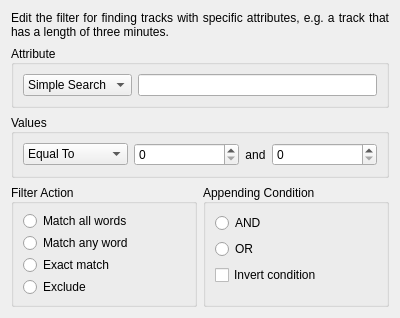
<?xml version="1.0" encoding="UTF-8"?>
<ui version="4.0">
 <class>EditFilterDialog</class>
 <widget class="QWidget" name="EditFilterDialog">
  <property name="geometry">
   <rect>
    <x>0</x>
    <y>0</y>
    <width>400</width>
    <height>318</height>
   </rect>
  </property>
  <property name="sizePolicy">
   <sizepolicy hsizetype="Preferred" vsizetype="Preferred">
    <horstretch>0</horstretch>
    <verstretch>0</verstretch>
   </sizepolicy>
  </property>
  <property name="minimumSize">
   <size>
    <width>400</width>
    <height>300</height>
   </size>
  </property>
  <property name="baseSize">
   <size>
    <width>625</width>
    <height>500</height>
   </size>
  </property>
  <layout class="QVBoxLayout" name="verticalLayout">
   <item>
    <layout class="QGridLayout" name="topGridLayout" rowstretch="0,0,0,0,0">
     <item row="0" column="0" colspan="2">
      <widget class="QLabel" name="description">
       <property name="sizePolicy">
        <sizepolicy hsizetype="MinimumExpanding" vsizetype="Preferred">
         <horstretch>0</horstretch>
         <verstretch>0</verstretch>
        </sizepolicy>
       </property>
       <property name="autoFillBackground">
        <bool>false</bool>
       </property>
       <property name="frameShape">
        <enum>QFrame::NoFrame</enum>
       </property>
       <property name="frameShadow">
        <enum>QFrame::Plain</enum>
       </property>
       <property name="text">
        <string>Edit the filter for finding tracks with specific attributes, e.g. a track that has a length of three minutes.</string>
       </property>
       <property name="textFormat">
        <enum>Qt::AutoText</enum>
       </property>
       <property name="scaledContents">
        <bool>false</bool>
       </property>
       <property name="alignment">
        <set>Qt::AlignJustify|Qt::AlignVCenter</set>
       </property>
       <property name="wordWrap">
        <bool>true</bool>
       </property>
       <property name="margin">
        <number>1</number>
       </property>
       <property name="indent">
        <number>-1</number>
       </property>
      </widget>
     </item>
     <item row="1" column="0" rowspan="2" colspan="2">
      <widget class="QGroupBox" name="attributeGroupBox">
       <property name="sizePolicy">
        <sizepolicy hsizetype="MinimumExpanding" vsizetype="MinimumExpanding">
         <horstretch>0</horstretch>
         <verstretch>0</verstretch>
        </sizepolicy>
       </property>
       <property name="title">
        <string>Attribute</string>
       </property>
       <property name="alignment">
        <set>Qt::AlignJustify|Qt::AlignVCenter</set>
       </property>
       <layout class="QVBoxLayout" name="verticalLayout_3">
        <item>
         <layout class="QHBoxLayout" name="attributeLayout">
          <property name="sizeConstraint">
           <enum>QLayout::SetNoConstraint</enum>
          </property>
          <item>
           <widget class="KComboBox" name="keywordCombo">
            <property name="toolTip">
             <string>Select an attribute for the filter</string>
            </property>
            <item>
             <property name="text">
              <string>Simple Search</string>
             </property>
            </item>
            <item>
             <property name="text">
              <string>Album</string>
             </property>
            </item>
            <item>
             <property name="text">
              <string>Artist</string>
             </property>
            </item>
            <item>
             <property name="text">
              <string>Bit Rate</string>
             </property>
            </item>
            <item>
             <property name="text">
              <string>BPM</string>
             </property>
            </item>
            <item>
             <property name="text">
              <string>Comment</string>
             </property>
            </item>
            <item>
             <property name="text">
              <string>Composer</string>
             </property>
            </item>
            <item>
             <property name="text">
              <string>Disc Number</string>
             </property>
            </item>
            <item>
             <property name="text">
              <string>Format</string>
             </property>
            </item>
            <item>
             <property name="text">
              <string>Genre</string>
             </property>
            </item>
            <item>
             <property name="text">
              <string>Playcount</string>
             </property>
            </item>
            <item>
             <property name="text">
              <string>Rating</string>
             </property>
            </item>
            <item>
             <property name="text">
              <string>Sample Rate</string>
             </property>
            </item>
            <item>
             <property name="text">
              <string>Score</string>
             </property>
            </item>
            <item>
             <property name="text">
              <string>Track Length</string>
             </property>
            </item>
            <item>
             <property name="text">
              <string>Track Number</string>
             </property>
            </item>
            <item>
             <property name="text">
              <string>Track Title</string>
             </property>
            </item>
            <item>
             <property name="text">
              <string>Year</string>
             </property>
            </item>
           </widget>
          </item>
          <item>
           <widget class="KLineEdit" name="editKeywordBox">
            <property name="sizePolicy">
             <sizepolicy hsizetype="MinimumExpanding" vsizetype="Fixed">
              <horstretch>0</horstretch>
              <verstretch>0</verstretch>
             </sizepolicy>
            </property>
            <property name="whatsThis">
             <string>&lt;p&gt;Type the attribute value or the text to look for here.&lt;/p&gt;</string>
            </property>
           </widget>
          </item>
         </layout>
        </item>
       </layout>
      </widget>
     </item>
     <item row="3" column="0" colspan="2">
      <widget class="QGroupBox" name="valueGroupBox">
       <property name="sizePolicy">
        <sizepolicy hsizetype="MinimumExpanding" vsizetype="Preferred">
         <horstretch>0</horstretch>
         <verstretch>0</verstretch>
        </sizepolicy>
       </property>
       <property name="title">
        <string>Values</string>
       </property>
       <property name="alignment">
        <set>Qt::AlignJustify|Qt::AlignVCenter</set>
       </property>
       <layout class="QVBoxLayout" name="verticalLayout_2">
        <item>
         <layout class="QHBoxLayout" name="valuesLayout">
          <property name="sizeConstraint">
           <enum>QLayout::SetNoConstraint</enum>
          </property>
          <item>
           <widget class="KComboBox" name="conditionCombo">
            <property name="sizePolicy">
             <sizepolicy hsizetype="MinimumExpanding" vsizetype="Fixed">
              <horstretch>0</horstretch>
              <verstretch>0</verstretch>
             </sizepolicy>
            </property>
            <property name="currentIndex">
             <number>0</number>
            </property>
            <item>
             <property name="text">
              <string>Equal To</string>
             </property>
            </item>
            <item>
             <property name="text">
              <string>Smaller Than</string>
             </property>
            </item>
            <item>
             <property name="text">
              <string>Larger Than</string>
             </property>
            </item>
            <item>
             <property name="text">
              <string>Between</string>
             </property>
            </item>
           </widget>
          </item>
          <item>
           <widget class="QSpinBox" name="minimum">
            <property name="sizePolicy">
             <sizepolicy hsizetype="MinimumExpanding" vsizetype="Fixed">
              <horstretch>0</horstretch>
              <verstretch>0</verstretch>
             </sizepolicy>
            </property>
            <property name="maximum">
             <number>100000000</number>
            </property>
           </widget>
          </item>
          <item>
           <widget class="QLabel" name="andLabel">
            <property name="sizePolicy">
             <sizepolicy hsizetype="Maximum" vsizetype="Preferred">
              <horstretch>0</horstretch>
              <verstretch>0</verstretch>
             </sizepolicy>
            </property>
            <property name="text">
             <string>and</string>
            </property>
            <property name="alignment">
             <set>Qt::AlignCenter</set>
            </property>
           </widget>
          </item>
          <item>
           <widget class="QSpinBox" name="maximum">
            <property name="sizePolicy">
             <sizepolicy hsizetype="MinimumExpanding" vsizetype="Fixed">
              <horstretch>0</horstretch>
              <verstretch>0</verstretch>
             </sizepolicy>
            </property>
            <property name="maximum">
             <number>100000000</number>
            </property>
           </widget>
          </item>
         </layout>
        </item>
       </layout>
      </widget>
     </item>
     <item row="4" column="0" colspan="2">
      <layout class="QHBoxLayout" name="horizontalLayout" stretch="0,0">
       <property name="spacing">
        <number>-1</number>
       </property>
       <item>
        <widget class="QGroupBox" name="filterActionGroupBox">
         <property name="sizePolicy">
          <sizepolicy hsizetype="MinimumExpanding" vsizetype="MinimumExpanding">
           <horstretch>0</horstretch>
           <verstretch>0</verstretch>
          </sizepolicy>
         </property>
         <property name="title">
          <string>Filter Action</string>
         </property>
         <property name="alignment">
          <set>Qt::AlignJustify|Qt::AlignVCenter</set>
         </property>
         <layout class="QVBoxLayout" name="verticalLayout_4">
          <item>
           <layout class="QVBoxLayout" name="filterActionLayout">
            <property name="sizeConstraint">
             <enum>QLayout::SetDefaultConstraint</enum>
            </property>
            <item>
             <widget class="QRadioButton" name="matchAll">
              <property name="sizePolicy">
               <sizepolicy hsizetype="Preferred" vsizetype="Preferred">
                <horstretch>0</horstretch>
                <verstretch>0</verstretch>
               </sizepolicy>
              </property>
              <property name="toolTip">
               <string>Check this box to look for the tracks that contain all the words you typed in the related Simple Search edit box</string>
              </property>
              <property name="text">
               <string>Match all words</string>
              </property>
             </widget>
            </item>
            <item>
             <widget class="QRadioButton" name="matchAny">
              <property name="sizePolicy">
               <sizepolicy hsizetype="Preferred" vsizetype="Preferred">
                <horstretch>0</horstretch>
                <verstretch>0</verstretch>
               </sizepolicy>
              </property>
              <property name="toolTip">
               <string>Check this box to look for the tracks that contain at least one of the words you typed in the related Simple Search edit box</string>
              </property>
              <property name="text">
               <string>Match any word</string>
              </property>
             </widget>
            </item>
            <item>
             <widget class="QRadioButton" name="matchLiteral">
              <property name="sizePolicy">
               <sizepolicy hsizetype="Preferred" vsizetype="Preferred">
                <horstretch>0</horstretch>
                <verstretch>0</verstretch>
               </sizepolicy>
              </property>
              <property name="toolTip">
               <string>Check this box to look for all the tracks that contain exactly the words you typed in the related Simple Search edit box</string>
              </property>
              <property name="text">
               <string>Exact match</string>
              </property>
             </widget>
            </item>
            <item>
             <widget class="QRadioButton" name="matchNot">
              <property name="sizePolicy">
               <sizepolicy hsizetype="Preferred" vsizetype="Preferred">
                <horstretch>0</horstretch>
                <verstretch>0</verstretch>
               </sizepolicy>
              </property>
              <property name="toolTip">
               <string>Check this box to look for all the tracks that do not contain the words you typed in the related Simple Search edit box</string>
              </property>
              <property name="text">
               <string>Exclude</string>
              </property>
             </widget>
            </item>
            <item>
             <spacer name="filterSpacer">
              <property name="orientation">
               <enum>Qt::Vertical</enum>
              </property>
              <property name="sizeHint" stdset="0">
               <size>
                <width>20</width>
                <height>0</height>
               </size>
              </property>
             </spacer>
            </item>
           </layout>
          </item>
         </layout>
        </widget>
       </item>
       <item>
        <widget class="QGroupBox" name="andOrGroupBox">
         <property name="sizePolicy">
          <sizepolicy hsizetype="MinimumExpanding" vsizetype="MinimumExpanding">
           <horstretch>0</horstretch>
           <verstretch>0</verstretch>
          </sizepolicy>
         </property>
         <property name="title">
          <string>Appending Condition</string>
         </property>
         <property name="alignment">
          <set>Qt::AlignJustify|Qt::AlignVCenter</set>
         </property>
         <layout class="QVBoxLayout" name="verticalLayout_5">
          <item>
           <layout class="QVBoxLayout" name="andOrLayout">
            <property name="sizeConstraint">
             <enum>QLayout::SetDefaultConstraint</enum>
            </property>
            <item>
             <widget class="QRadioButton" name="andButton">
              <property name="sizePolicy">
               <sizepolicy hsizetype="Preferred" vsizetype="Preferred">
                <horstretch>0</horstretch>
                <verstretch>0</verstretch>
               </sizepolicy>
              </property>
              <property name="toolTip">
               <string>Check this box if you want to add another condition and you want that the filter to match both the previous conditions and this new one</string>
              </property>
              <property name="text">
               <string>AND</string>
              </property>
             </widget>
            </item>
            <item>
             <widget class="QRadioButton" name="orButton">
              <property name="sizePolicy">
               <sizepolicy hsizetype="Preferred" vsizetype="Preferred">
                <horstretch>0</horstretch>
                <verstretch>0</verstretch>
               </sizepolicy>
              </property>
              <property name="toolTip">
               <string>Check this box if you want to add another condition and you want that the filter to match either the previous conditions or this new one</string>
              </property>
              <property name="text">
               <string>OR</string>
              </property>
             </widget>
            </item>
            <item>
             <widget class="QCheckBox" name="invertButton">
              <property name="sizePolicy">
               <sizepolicy hsizetype="Preferred" vsizetype="Preferred">
                <horstretch>0</horstretch>
                <verstretch>0</verstretch>
               </sizepolicy>
              </property>
              <property name="toolTip">
               <string>Check this box to negate the defined filter condition</string>
              </property>
              <property name="whatsThis">
               <string>&lt;p&gt;If this option is checked the defined filter condition will be negated. This means that, for example, you can define a filter that looks for all tracks that are not of a specific album, artist, and so on.&lt;/p&gt;</string>
              </property>
              <property name="text">
               <string>Invert condition</string>
              </property>
             </widget>
            </item>
            <item>
             <spacer name="andOrSpacer">
              <property name="orientation">
               <enum>Qt::Vertical</enum>
              </property>
              <property name="sizeHint" stdset="0">
               <size>
                <width>20</width>
                <height>0</height>
               </size>
              </property>
             </spacer>
            </item>
           </layout>
          </item>
         </layout>
        </widget>
       </item>
      </layout>
     </item>
    </layout>
   </item>
  </layout>
 </widget>
 <customwidgets>
  <customwidget>
   <class>KLineEdit</class>
   <extends>QLineEdit</extends>
   <header>klineedit.h</header>
  </customwidget>
  <customwidget>
   <class>KComboBox</class>
   <extends>QComboBox</extends>
   <header>kcombobox.h</header>
  </customwidget>
 </customwidgets>
 <resources/>
 <connections/>
</ui>
